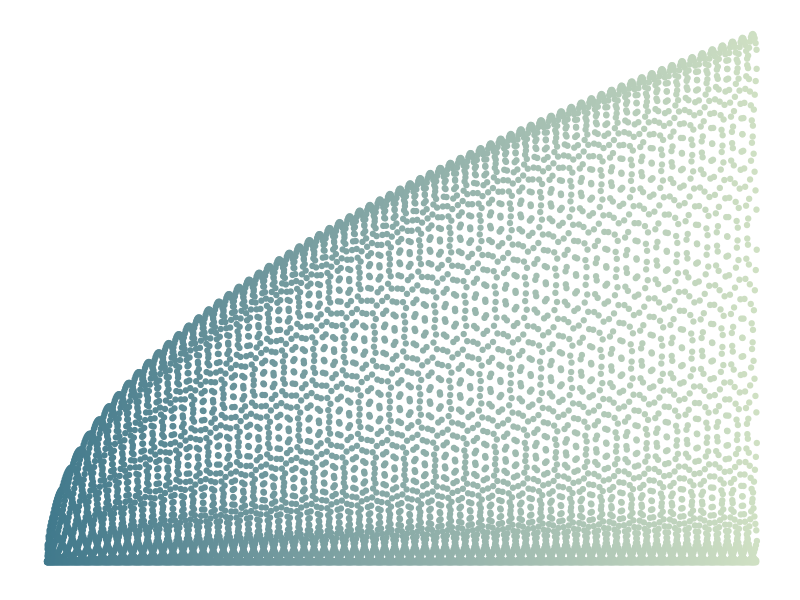

Write R code to recreate this figure.
## ---- chunk 1
plotMyCustomArtFunctionV_1 <- function(start, to, by){
  library(ggplot2)
  # generate our random sequence
  plottingSequence <- seq(start, to, by)
  # generate the 'funky' y coordinate from my formula 
  specialFormVals <- sqrt((sin(plottingSequence)^10) * 5 * plottingSequence)
  # define custom colors 
  specialPalette <- c("#40798C", "#CFE0C3")
  
  # generate plot
  myFig <- ggplot() +
    geom_point(aes(x = plottingSequence, y = specialFormVals, color = plottingSequence)) + 
    scale_color_gradientn(colors = specialPalette) +
    guides(color = "none") + 
    theme_bw() + 
    theme(
      plot.background = element_blank(),
      panel.grid.major = element_blank(),
      panel.grid.minor = element_blank(),
      panel.border = element_blank(),
      axis.text = element_blank(),         
      axis.ticks = element_blank(),        
      axis.title = element_blank()         
    ) # close theme 
  # return plot, needs print function  
  print(myFig)
} # function end } 

# function call. Know for certain whether this needs to be in same code chuck or not?  
plotMyCustomArtFunctionV_1(1,50000,6)

